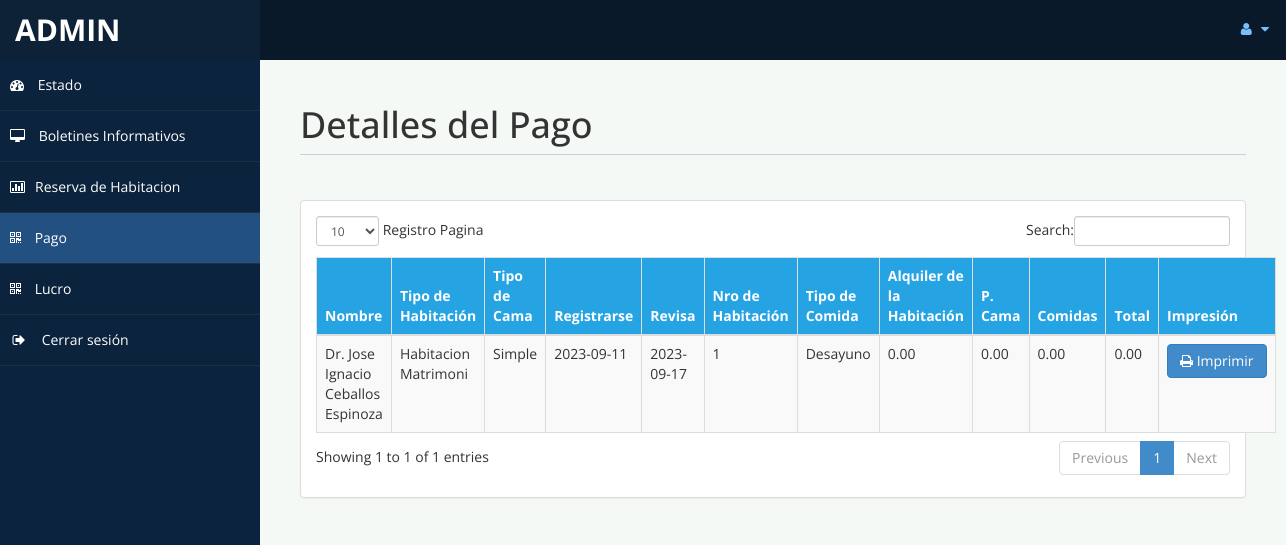
Page /admin/payment.php (signed in) on the committed database.
### tables this page shows
CREATE TABLE `payment` (
  `id` int(11) DEFAULT NULL,
  `title` varchar(5) DEFAULT NULL,
  `fname` varchar(30) DEFAULT NULL,
  `lname` varchar(30) DEFAULT NULL,
  `troom` varchar(30) DEFAULT NULL,
  `tbed` varchar(30) DEFAULT NULL,
  `nroom` int(11) DEFAULT NULL,
  `cin` date DEFAULT NULL,
  `cout` date DEFAULT NULL,
  `ttot` double(8,2) DEFAULT NULL,
  `fintot` double(8,2) DEFAULT NULL,
  `mepr` double(8,2) DEFAULT NULL,
  `meal` varchar(30) DEFAULT NULL,
  `btot` double(8,2) DEFAULT NULL,
  `noofdays` int(11) DEFAULT NULL
);

### admin/payment.php (the view, shortened to what this page needs)
<!DOCTYPE html>
<html xmlns="http://www.w3.org/1999/xhtml">
<head>
    <link href="assets/css/bootstrap.css" rel="stylesheet" />
    <link href="assets/css/font-awesome.css" rel="stylesheet" />
    <link href="assets/css/custom-styles.css" rel="stylesheet" />
    <link href="assets/js/dataTables/dataTables.bootstrap.css" rel="stylesheet" />
</head>
<body>
    <div id="wrapper">
        <nav class="navbar navbar-default top-navbar" role="navigation">
            <div class="navbar-header">
                <a class="navbar-brand" href="home.php"><?php echo $_SESSION["user"]; ?> </a>
            </div>
            <ul class="nav navbar-top-links navbar-right">
                <li class="dropdown">
                    <a class="dropdown-toggle" data-toggle="dropdown" href="#" aria-expanded="false">
                        <i class="fa fa-user fa-fw"></i> <i class="fa fa-caret-down"></i>
                    </a>
                </li>
            </ul>
        </nav>
        <nav class="navbar-default navbar-side" role="navigation">
            <div class="sidebar-collapse">
                <ul class="nav" id="main-menu">
                    <li>
                        <a href="home.php"><i class="fa fa-dashboard"></i> Estado</a>
                    </li>
                    <li>
                        <a  href="messages.php"><i class="fa fa-desktop"></i> Boletines Informativos</a>
                    </li>
					<li>
                        <a href="roombook.php"><i class="fa fa-bar-chart-o"></i>Reserva de Habitacion</a>
                    </li>
                    <li>
                        <a class="active-menu" href="payment.php"><i class="fa fa-qrcode"></i> Pago</a>
                    </li>
                    <li>
                        <a  href="profit.php"><i class="fa fa-qrcode"></i> Lucro</a>
                    </li>
                    <li>
                        <a href="logout.php" ><i class="fa fa-sign-out fa-fw"></i> Cerrar sesión
</a>
                    </li>
            </div>
        </nav>
        <div id="page-wrapper" >
            <div id="page-inner">
			 <div class="row">
                    <div class="col-md-12">
                        <h1 class="page-header">
                          Detalles del Pago
                        </h1>
                    </div>
                </div>
            <div class="row">
                <div class="col-md-12">
                    <div class="panel panel-default">
                        <div class="panel-body">
                            <div class="table-responsive">
                                <table class="table table-striped table-bordered table-hover" id="dataTables-example">
                                    <thead>
                                        <tr>
                                            <th>Nombre</th>
											<th> Tipo de Habitación</th>
                                            <th>Tipo de Cama</th>
                                            <th>Registrarse</th>
											<th>Revisa</th>
											<th>Nro de Habitación</th>
											<th>Tipo de Comida</th>
                                            <th>Alquiler de la Habitación</th>
											<th>P. Cama</th>
											<th>Comidas </th>
											<th>Total</th>
											<th>Impresión</th>
                                        </tr>
                                    </thead>
                                    <tbody>
									<?php
										include ('db.php');
										$sql="select * from payment";
										$re = mysqli_query($con,$sql);
										while($row = mysqli_fetch_array($re))
										{
											$id = $row['id'];
											if($id % 2 ==1 )
											{
												echo"<tr class='gradeC'>
													<td>".$row['title']." ".$row['fname']." ".$row['lname']."</td>
													<td>".$row['troom']."</td>
													<td>".$row['tbed']."</td>
													<td>".$row['cin']."</td>
													<td>".$row['cout']."</td>
													<td>".$row['nroom']."</td>
													<td>".$row['meal']."</td>
													<td>".$row['ttot']."</td>
													<td>".$row['mepr']."</td>
													<td>".$row['btot']."</td>
													<td>".$row['fintot']."</td>
													<td><a href=print.php?pid=".$id ." <button class='btn btn-primary'> <i class='fa fa-print' ></i> Imprimir</button></td>
													</tr>";
											}
										}
									?>
                                    </tbody>
                                </table>
                            </div>
                        </div>
                    </div>
                </div>
            </div>
                </div>
            </div>
    </div>
</body>
</html>

### admin/assets/css/custom-styles.css (style rules this page uses)
body { font-family: 'Open Sans', sans-serif; }
#wrapper { width: 100%; background:#0b233d; }
#page-wrapper { padding: 15px 15px; min-height: 600px; background:#f5f9f6; }
#page-inner { width:100%; margin:10px 20px 10px 0px; background-color:transparent; padding:10px; min-height:1200px; }
h1, .h1, h2, .h2, h3, .h3 { margin-top: 7px; margin-bottom: -5px; }
.page-header { padding-bottom: 9px; margin: 10px 0 45px; border-bottom: 1px solid #C7D1DD; }
.top-navbar { margin:0px; }
.top-navbar .navbar-brand { color: #fff; width: 260px; text-align: left; height: 60px; font-size: 30px; font-weight: 700; text-transform: uppercase; line-height: 30px; }
.top-navbar .nav > li { position: relative; display: inline-block; }
.top-navbar .nav > li > a { position: relative; display: block; padding: 19px 15px; color: #77C0FD; }
.active-menu { background-color:#225081!important; }
.sidebar-collapse , .sidebar-collapse .nav { background:none; }
.sidebar-collapse .nav { padding:0; }
.sidebar-collapse .nav > li > a { color:#ffffff; background:transparent; text-shadow:none; }
.sidebar-collapse > .nav > li > a { padding:15px 10px; }
.sidebar-collapse > .nav > li { border-bottom: 1px solid rgba(107, 108, 109, 0.19); }
.navbar-side { border:none; background-color: transparent; }
.top-navbar { background:#09192A; border-bottom:none; }
.top-navbar .nav > li > a > i { margin-right: 2px; }
.navbar-default { border:0px solid black; }
.navbar-header { background: #0e2237; }
.nav > li > a > i { margin-right:10px; }
@media (min-width:768px) { #page-wrapper { margin: 0 0 0 260px; padding: 15px 30px; min-height: 1200px; } }
@media (min-width:768px) { .navbar-side { z-index: 1; position: absolute; width: 260px; } }
@media (min-width:768px) { .navbar { border-radius: 0px; } }

### rows in the picture
payment: title "Dr.", fname "Jose Ignacio", lname "Ceballos Espinoza", troom "Habitacion Matrimoni", tbed "Simple", cin "2023-09-11", cout "2023-09-17", nroom "1", meal "Desayuno", ttot "0.00", mepr "0.00", btot "0.00", fintot "0.00"

### other values in the picture
$_SESSION["user"] "ADMIN"
